Frame 1 (no input): blank canvas, image omitted
Frame 60 (the mouse pressed at the canvas centre just before this capture): blank canvas, image omitted
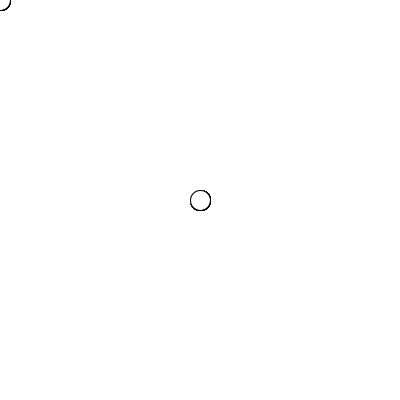
Frame 120 (the mouse held since frame 60 and released just before this capture)

The Processing sketch whose frames 1 and 60 were blank and that drew this single picture after the mouse press (run headless with seeded random() and noise(); from frame 60 on, the mouse is pressed at the canvas centre):

// Processing sketch: a_black_circular_brush
// ── a_black_circular_brush.pde
//Create a black circular “brush” that follows your mouse

void setup (){
size(400,400);
background(255);

}

void draw (){
ellipseMode(CENTER);
ellipse(mouseX, mouseY,20,20);

}
